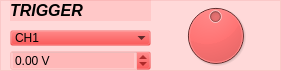
          <widget class="QFrame" name="frame">
           <property name="geometry">
            <rect>
             <x>10</x>
             <y>200</y>
             <width>281</width>
             <height>71</height>
            </rect>
           </property>
           <property name="styleSheet">
            <string notr="true">background-color: rgba(255, 0, 0, 20);</string>
           </property>
           <property name="frameShape">
            <enum>QFrame::StyledPanel</enum>
           </property>
           <property name="frameShadow">
            <enum>QFrame::Raised</enum>
           </property>
           <widget class="QDial" name="dial_11">
            <property name="geometry">
             <rect>
              <x>160</x>
              <y>0</y>
              <width>111</width>
              <height>71</height>
             </rect>
            </property>
            <property name="minimum">
             <number>0</number>
            </property>
            <property name="maximum">
             <number>100</number>
            </property>
            <property name="value">
             <number>50</number>
            </property>
           </widget>
           <widget class="QDoubleSpinBox" name="trigger_level_box">
            <property name="geometry">
             <rect>
              <x>10</x>
              <y>50</y>
              <width>141</width>
              <height>21</height>
             </rect>
            </property>
            <property name="readOnly">
             <bool>true</bool>
            </property>
            <property name="suffix">
             <string> V</string>
            </property>
            <property name="minimum">
             <double>-20.000000000000000</double>
            </property>
            <property name="maximum">
             <double>20.000000000000000</double>
            </property>
           </widget>
           <widget class="QComboBox" name="trigger_select_box">
            <property name="geometry">
             <rect>
              <x>10</x>
              <y>30</y>
              <width>141</width>
              <height>16</height>
             </rect>
            </property>
            <property name="styleSheet">
             <string notr="true"/>
            </property>
            <property name="frame">
             <bool>false</bool>
            </property>
            <item>
             <property name="text">
              <string>CH1</string>
             </property>
            </item>
            <item>
             <property name="text">
              <string>CH2</string>
             </property>
            </item>
            <item>
             <property name="text">
              <string>CH3</string>
             </property>
            </item>
            <item>
             <property name="text">
              <string>CH4</string>
             </property>
            </item>
           </widget>
           <widget class="QLabel" name="label_48">
            <property name="geometry">
             <rect>
              <x>10</x>
              <y>0</y>
              <width>141</width>
              <height>21</height>
             </rect>
            </property>
            <property name="font">
             <font>
              <pointsize>12</pointsize>
              <weight>75</weight>
              <italic>true</italic>
              <bold>true</bold>
             </font>
            </property>
            <property name="text">
             <string>TRIGGER</string>
            </property>
           </widget>
          </widget>
